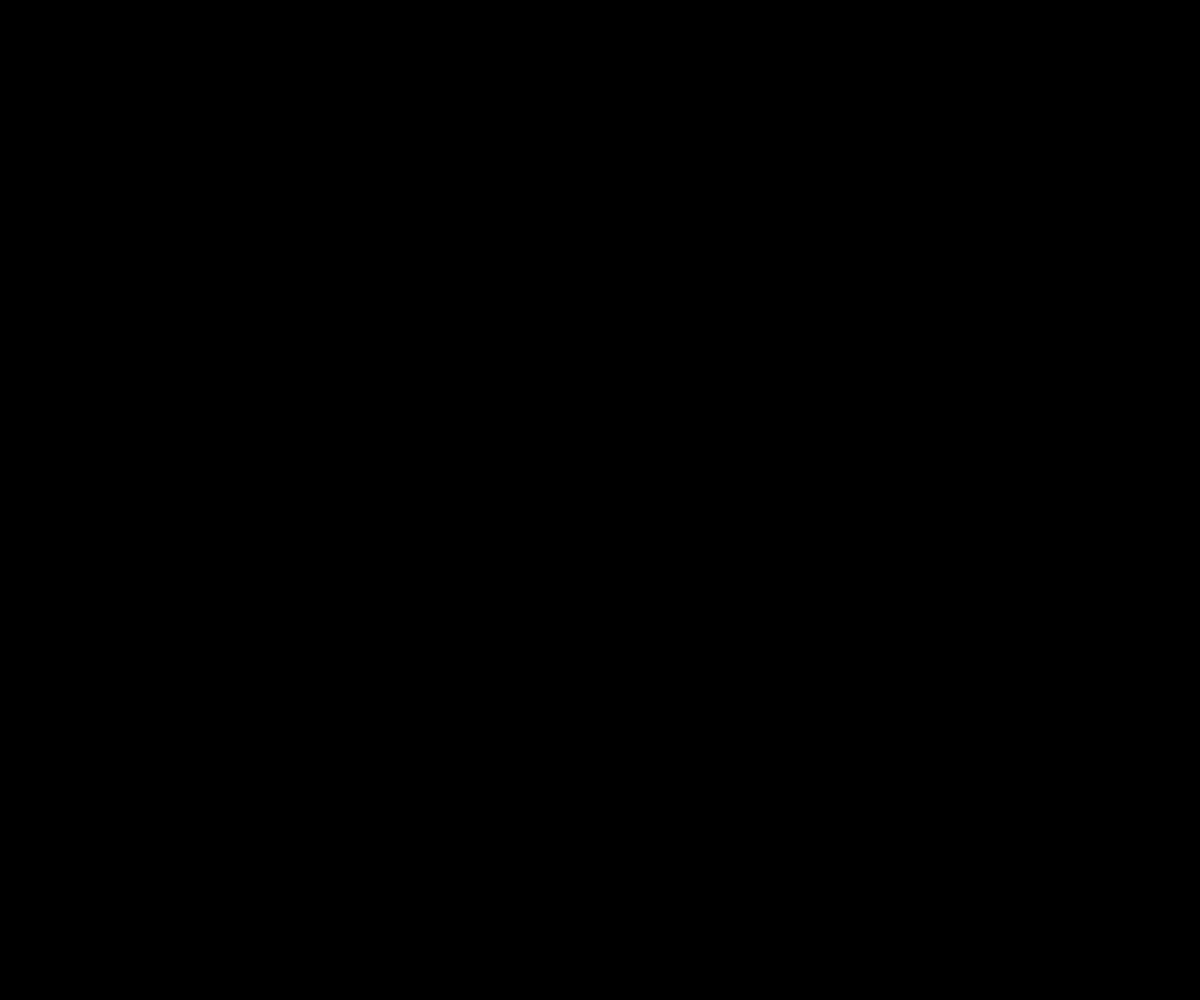
Frame 1 (no input)
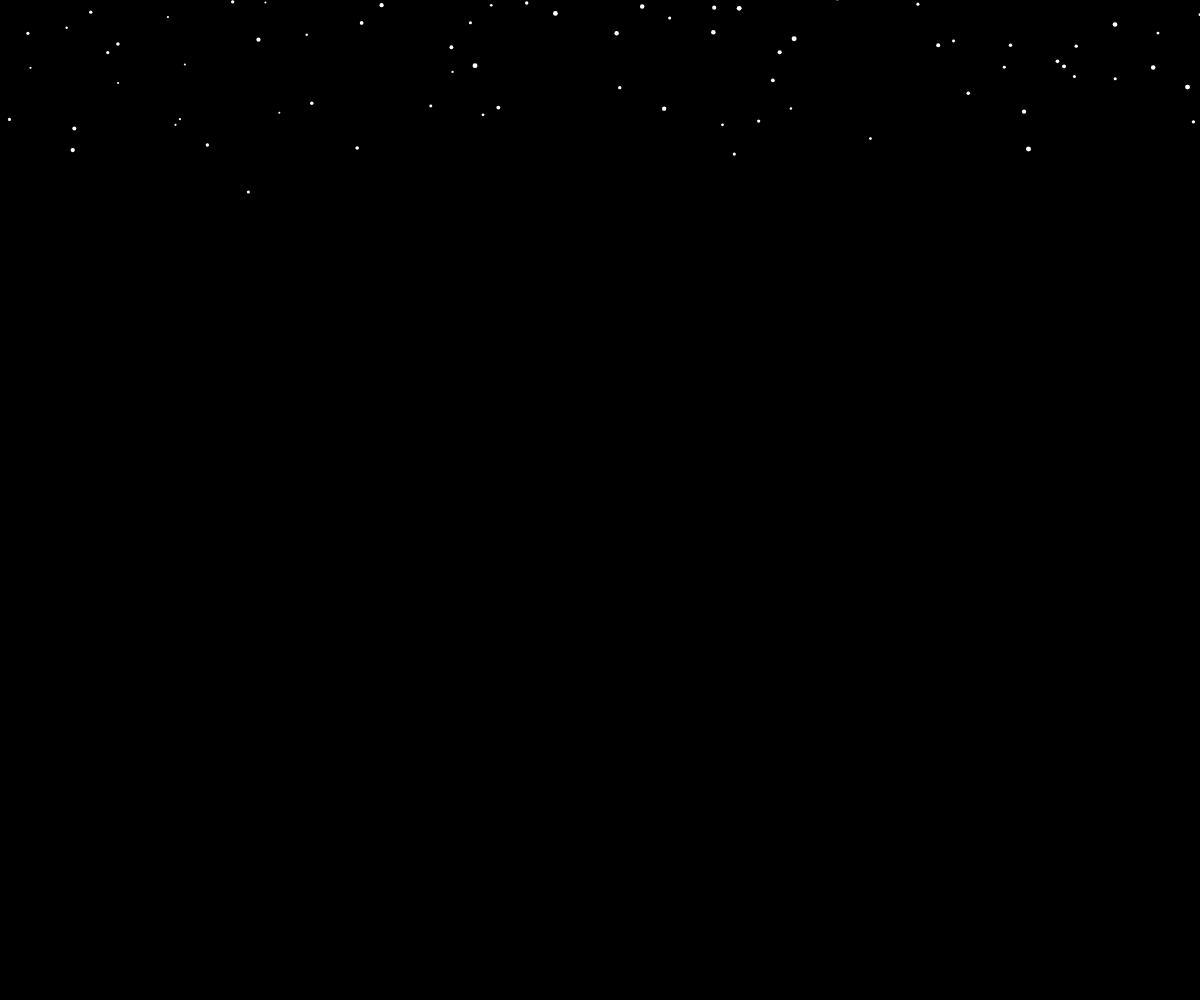
Frame 60 (no input)
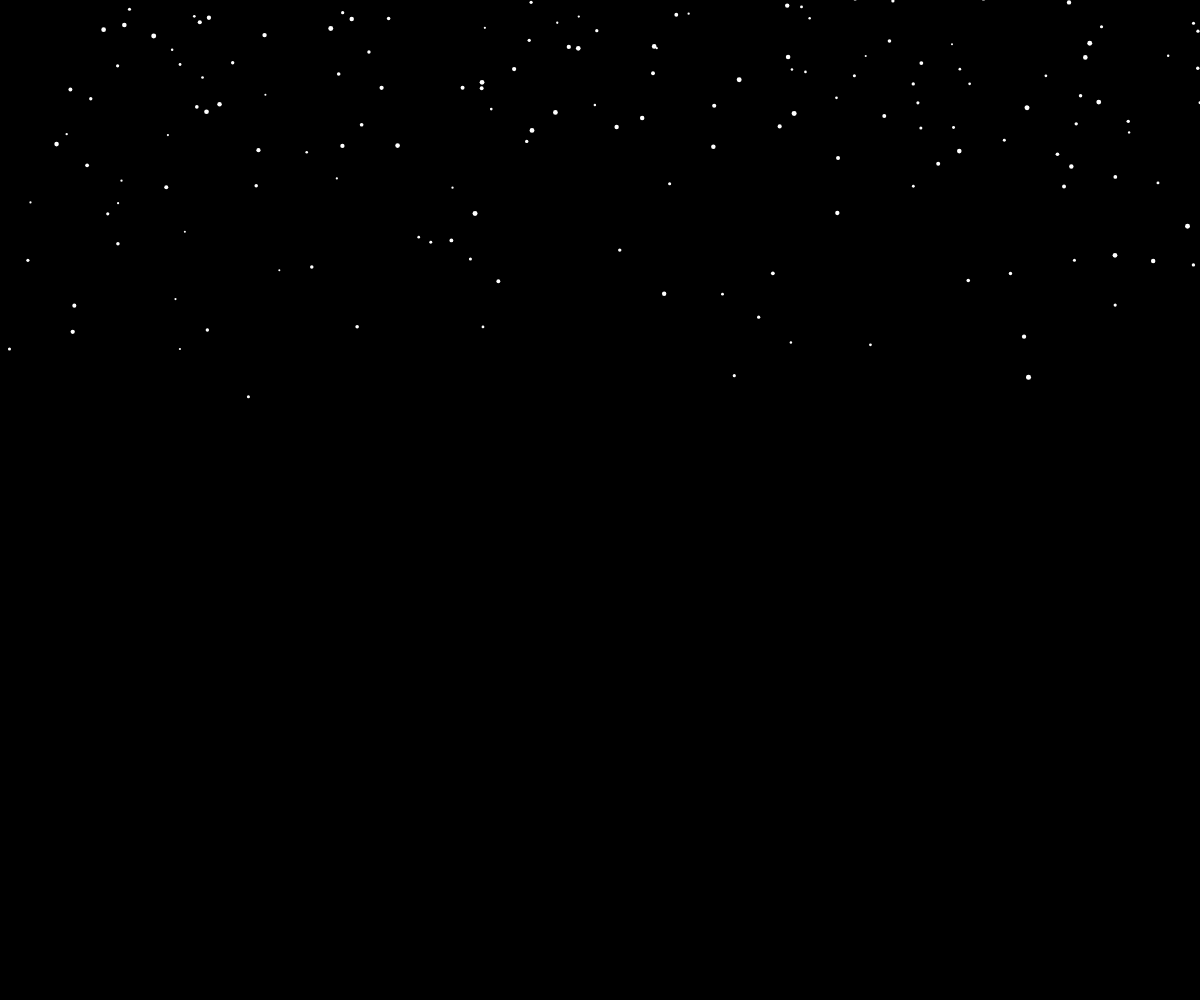
Frame 120 (the mouse pressed at the canvas centre since frame 60)

The p5.js sketch that drew these frames (run headless with seeded random() and noise() and a simulated clock; from frame 60 on, the mouse is pressed at the canvas centre):

// p5.js sketch
// ── sketch.js
let snowflakes = [];

function setup() {
    createCanvas(windowWidth, windowHeight);
    fill(255);
    noStroke();
}

function draw() {
    background('black');

    // Create new snowflakes
    let t = frameCount / 60;
    for (let i = 0; i < random(2); i++) {
        snowflakes.push(new snowflake());
    }

    // Display and update snowflakes
    for (let flake of snowflakes) {
        flake.update();
        flake.display();
    }
}

// Snowflake class
function snowflake() {
    this.posX = random(width);
    this.posY = random(-50, 0);
    this.size = random(2, 5);
    this.speed = random(1, 4); // Accelerate the fall speed

    this.update = function() {
        this.posY += this.speed;

        // Reset position if it goes off the screen
        if (this.posY > height) {
            this.posY = random(-50, 0);
            this.posX = random(width);
        }
    };

    this.display = function() {
        ellipse(this.posX, this.posY, this.size);
    };
}

function windowResized() {
    resizeCanvas(windowWidth, windowHeight);
}
